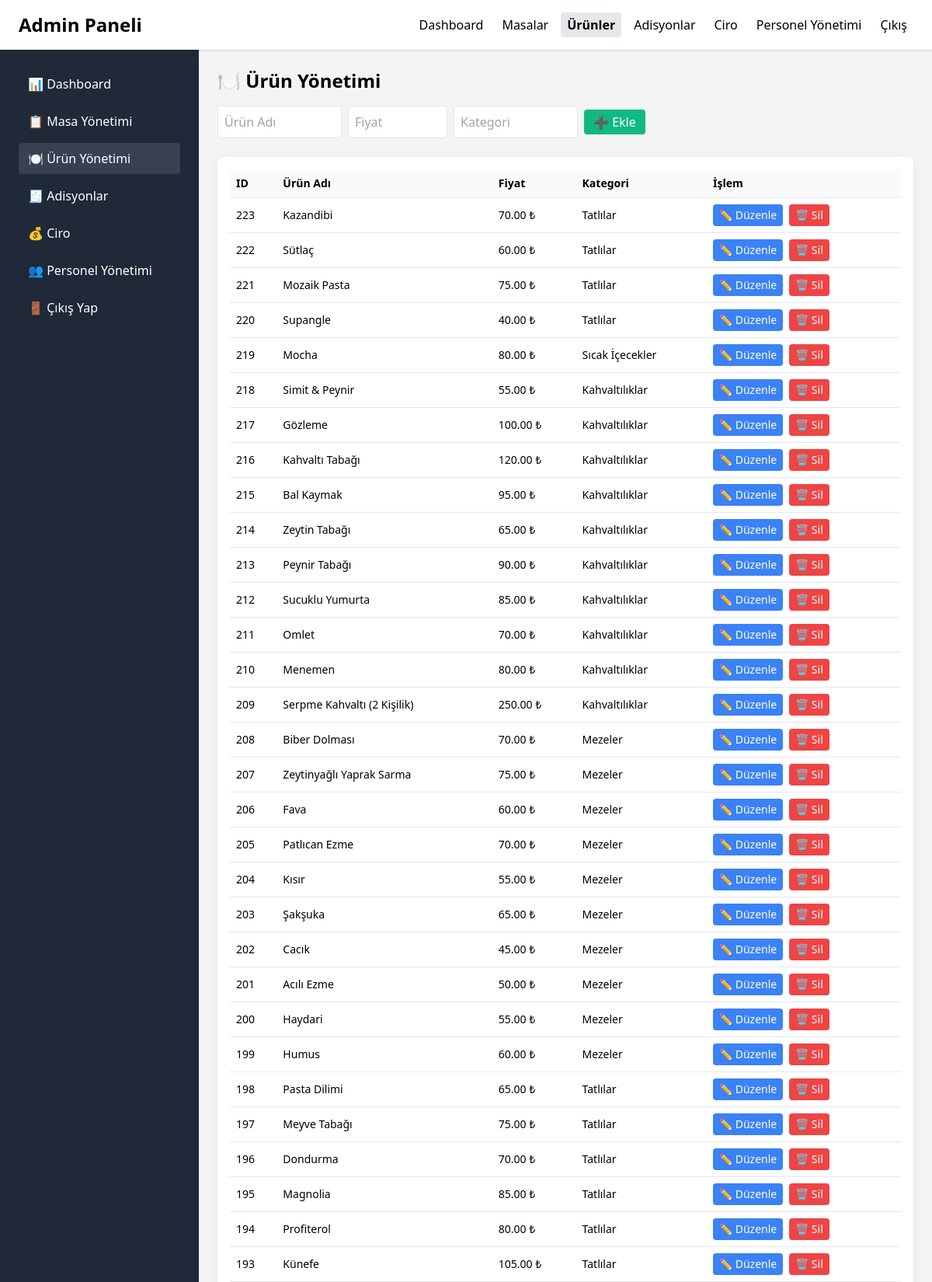
/admin.php?page=urunler (signed in, upper part), run on the app's committed database.
### tables this page shows
CREATE TABLE `urunler` (
  `id` int(11) NOT NULL,
  `urun_adi` varchar(100) DEFAULT NULL,
  `fiyat` decimal(10,2) DEFAULT NULL,
  `kategori` varchar(50) DEFAULT NULL
);

### admin.php (the view, shortened to what this page needs)
<?php
include "db.php";
$page = $_GET['page'] ?? 'dashboard';
?>
<!DOCTYPE html>
<html lang="tr">
<head>
  <link href="https://cdn.jsdelivr.net/npm/tailwindcss@2.2.19/dist/tailwind.min.css" rel="stylesheet">
</head>
<body class="bg-gray-100">
  <header class="flex items-center justify-between bg-white shadow px-4 py-3 md:px-6 md:py-4">
    <div class="flex items-center gap-2">
      <span class="text-xl md:text-2xl font-semibold">Admin Paneli</span>
    </div>
<div class="hidden md:flex gap-2 items-center">
  <a href="admin.php?page=dashboard" class="py-1 px-2 rounded hover:bg-gray-100 <?= $page==='dashboard' ? 'bg-gray-200 font-bold':'' ?>">Dashboard</a>
  <a href="admin.php?page=masalar" class="py-1 px-2 rounded hover:bg-gray-100 <?= $page==='masalar' ? 'bg-gray-200 font-bold':'' ?>">Masalar</a>
  <a href="admin.php?page=urunler" class="py-1 px-2 rounded hover:bg-gray-100 <?= $page==='urunler' ? 'bg-gray-200 font-bold':'' ?>">Ürünler</a>
  <a href="admin.php?page=adisyonlar" class="py-1 px-2 rounded hover:bg-gray-100 <?= $page==='adisyonlar' ? 'bg-gray-200 font-bold':'' ?>">Adisyonlar</a>
  <a href="admin.php?page=ciro" class="py-1 px-2 rounded hover:bg-gray-100 <?= $page==='ciro' ? 'bg-gray-200 font-bold':'' ?>">Ciro</a>
  <a href="admin.php?page=personel" class="py-1 px-2 rounded hover:bg-gray-100 <?= $page==='personel' ? 'bg-gray-200 font-bold':'' ?>">Personel Yönetimi</a>
  <a href="logout.php" class="py-1 px-2 rounded hover:bg-gray-100">Çıkış</a>
</div>
  </header>
  <div class="flex min-h-screen">
    <aside id="sidebar" class="fixed inset-y-0 left-0 z-40 w-64 bg-gray-800 text-white p-6 transform -translate-x-full transition-transform duration-200 ease-in-out md:relative md:translate-x-0 md:block hidden md:w-64 md:bg-gray-800 md:text-white md:p-6">
  <nav class="space-y-2 sidebar">
    <a href="admin.php?page=dashboard" class="block py-2 px-3 rounded hover:bg-gray-700 <?= $page==='dashboard' ? 'active':'' ?>">📊 Dashboard</a>
    <a href="admin.php?page=masalar" class="block py-2 px-3 rounded hover:bg-gray-700 <?= $page==='masalar' ? 'active':'' ?>">📋 Masa Yönetimi</a>
    <a href="admin.php?page=urunler" class="block py-2 px-3 rounded hover:bg-gray-700 <?= $page==='urunler' ? 'active':'' ?>">🍽️ Ürün Yönetimi</a>
    <a href="admin.php?page=adisyonlar" class="block py-2 px-3 rounded hover:bg-gray-700 <?= $page==='adisyonlar' ? 'active':'' ?>">🧾 Adisyonlar</a>
    <a href="admin.php?page=ciro" class="block py-2 px-3 rounded hover:bg-gray-700 <?= $page==='ciro' ? 'active':'' ?>">💰 Ciro</a>
    <a href="admin.php?page=personel" class="block py-2 px-3 rounded hover:bg-gray-700 <?= $page==='personel' ? 'active':'' ?>">👥 Personel Yönetimi</a>
    <a href="logout.php" class="block py-2 px-3 rounded hover:bg-gray-700">🚪 Çıkış Yap</a>
</nav>
    </aside>
    <main class="flex-1 p-3 sm:p-6 transition-all duration-200">
      <?php
      switch ($page) {
  ?>
  <?php
        case 'urunler':
          ?>
          <h1 class="text-2xl font-bold mb-4">🍽️ Ürün Yönetimi</h1>
          <form method="post" class="flex flex-wrap gap-2 items-center mb-6">
            <input type="text" name="urun_adi" required placeholder="Ürün Adı" class="border p-2 rounded w-40">
            <input type="number" step="0.01" name="fiyat" required placeholder="Fiyat" class="border p-2 rounded w-32">
            <input type="text" name="kategori" placeholder="Kategori" class="border p-2 rounded w-40">
            <button type="submit" name="ekle" class="bg-green-500 text-white px-3 py-1 rounded">➕ Ekle</button>
          </form>
          <?php
          $resUrunler = $conn->query("SELECT * FROM urunler ORDER BY id DESC");
          ?>
          <div class="card overflow-x-auto">
            <table class="min-w-full text-sm">
              <thead class="bg-gray-50">
                <tr>
                  <th class="p-2 text-left">ID</th>
                  <th class="p-2 text-left">Ürün Adı</th>
                  <th class="p-2 text-left">Fiyat</th>
                  <th class="p-2 text-left">Kategori</th>
                  <th class="p-2 text-left">İşlem</th>
                </tr>
              </thead>
              <tbody>
                <?php while($u = $resUrunler->fetch_assoc()): ?>
                  <tr class="border-t">
                    <td class="p-2"><?= $u['id'] ?></td>
                    <td class="p-2"><?= htmlspecialchars($u['urun_adi']) ?></td>
                    <td class="p-2"><?= number_format($u['fiyat'],2) ?> ₺</td>
                    <td class="p-2"><?= htmlspecialchars($u['kategori']) ?></td>
                    <td class="p-2 flex gap-2">
                      <button onclick="openEditModal(<?= $u['id'] ?>,'<?= htmlspecialchars($u['urun_adi'],ENT_QUOTES) ?>',<?= $u['fiyat'] ?>,'<?= htmlspecialchars($u['kategori'],ENT_QUOTES) ?>')" class="bg-blue-500 text-white px-2 py-1 rounded">✏️ Düzenle</button>
                      <a href="admin.php?page=urunler&sil=<?= $u['id'] ?>" class="bg-red-500 text-white px-2 py-1 rounded" onclick="return confirm('Silmek istediğine emin misin?')">🗑️ Sil</a>
                    </td>
                  </tr>
                <?php endwhile; ?>
              </tbody>
            </table>
          </div>
          <?php
          break;
          ?>
          <?php
      }
      ?>
    </main>
  </div>
</body>
</html>

### admin.php (style rules this page uses)
.sidebar a.active { background:#374151; }
.card { background:#fff; border-radius:8px; padding:16px; box-shadow:0 4px 16px rgba(2,6,23,0.06); }

### data on the page
urunler: id "223", urun_adi "Kazandibi", fiyat "70.00", kategori "Tatlılar"
urunler: id "222", urun_adi "Sütlaç", fiyat "60.00", kategori "Tatlılar"
urunler: id "221", urun_adi "Mozaik Pasta", fiyat "75.00", kategori "Tatlılar"
urunler: id "220", urun_adi "Supangle", fiyat "40.00", kategori "Tatlılar"
urunler: id "219", urun_adi "Mocha", fiyat "80.00", kategori "Sıcak İçecekler"
urunler: id "218", urun_adi "Simit & Peynir", fiyat "55.00", kategori "Kahvaltılıklar"
urunler: id "217", urun_adi "Gözleme", fiyat "100.00", kategori "Kahvaltılıklar"
urunler: id "216", urun_adi "Kahvaltı Tabağı", fiyat "120.00", kategori "Kahvaltılıklar"
urunler: id "215", urun_adi "Bal Kaymak", fiyat "95.00", kategori "Kahvaltılıklar"
urunler: id "214", urun_adi "Zeytin Tabağı", fiyat "65.00", kategori "Kahvaltılıklar"
urunler: id "213", urun_adi "Peynir Tabağı", fiyat "90.00", kategori "Kahvaltılıklar"
urunler: id "212", urun_adi "Sucuklu Yumurta", fiyat "85.00", kategori "Kahvaltılıklar"
urunler: id "211", urun_adi "Omlet", fiyat "70.00", kategori "Kahvaltılıklar"
urunler: id "210", urun_adi "Menemen", fiyat "80.00", kategori "Kahvaltılıklar"
urunler: id "209", urun_adi "Serpme Kahvaltı (2 Kişilik)", fiyat "250.00", kategori "Kahvaltılıklar"
urunler: id "208", urun_adi "Biber Dolması", fiyat "70.00", kategori "Mezeler"
urunler: id "207", urun_adi "Zeytinyağlı Yaprak Sarma", fiyat "75.00", kategori "Mezeler"
urunler: id "206", urun_adi "Fava", fiyat "60.00", kategori "Mezeler"
urunler: id "205", urun_adi "Patlıcan Ezme", fiyat "70.00", kategori "Mezeler"
urunler: id "204", urun_adi "Kısır", fiyat "55.00", kategori "Mezeler"
urunler: id "203", urun_adi "Şakşuka", fiyat "65.00", kategori "Mezeler"
urunler: id "202", urun_adi "Cacık", fiyat "45.00", kategori "Mezeler"
urunler: id "201", urun_adi "Acılı Ezme", fiyat "50.00", kategori "Mezeler"
urunler: id "200", urun_adi "Haydari", fiyat "55.00", kategori "Mezeler"
urunler: id "199", urun_adi "Humus", fiyat "60.00", kategori "Mezeler"
urunler: id "198", urun_adi "Pasta Dilimi", fiyat "65.00", kategori "Tatlılar"
urunler: id "197", urun_adi "Meyve Tabağı", fiyat "75.00", kategori "Tatlılar"
urunler: id "196", urun_adi "Dondurma", fiyat "70.00", kategori "Tatlılar"
urunler: id "195", urun_adi "Magnolia", fiyat "85.00", kategori "Tatlılar"
urunler: id "194", urun_adi "Profiterol", fiyat "80.00", kategori "Tatlılar"
urunler: id "193", urun_adi "Künefe", fiyat "105.00", kategori "Tatlılar"
